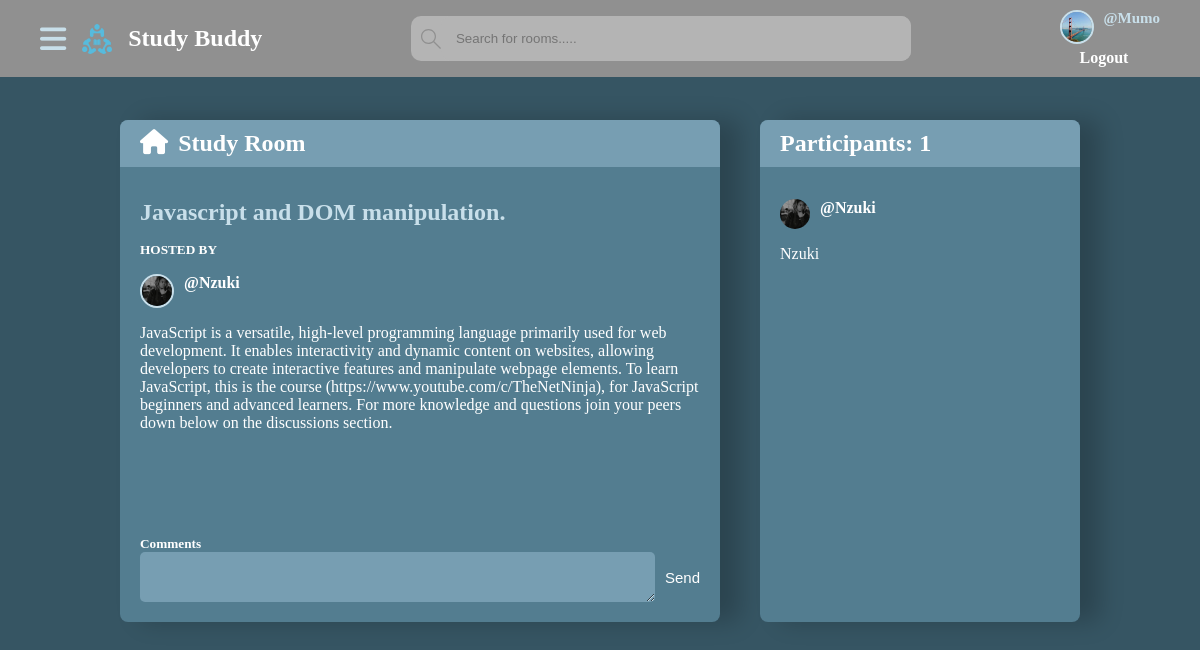
Screenshot of /studybud/2/ (signed in) with the database file from the repository.
### core/models.py (models this page shows, shortened)
class UserProfile(models.Model):
    user = models.OneToOneField(User, on_delete=models.CASCADE)
    profile_pic = models.ImageField(upload_to='profile_pic/')
    bio = models.CharField(max_length=1000)
    @property
    def image_url(self):
        if self.profile_pic:
            return self. profile_pic.url
        else:
            return 'static/images/images.png'

class Room(models.Model):
    host = models.ForeignKey(User, on_delete=models.CASCADE)
    topic = models.ForeignKey(Topic, on_delete=models.CASCADE)
    name = models.CharField(max_length=200)
    description = models.TextField()
    participants = models.ManyToManyField(User,
                                          related_name='participants',
                                          blank=True
                                          )
    created_at = models.DateTimeField(auto_now_add=True)
    updated_at = models.DateTimeField(auto_now=True)
    class Meta:
        ordering = ['-updated_at', '-created_at']

### core/views.py (the view, shortened to what this page needs)
# urls.py: path('<int:pk>/', views.room, name="room"),
@login_required(login_url='login')
def room(request, pk):
    user_profile = UserProfile.objects.get(user=request.user)
    form = ProfileForm(request.POST, request.FILES, instance=user_profile)
    topics = Topic.objects.all()
    topics_count = topics.count()
    the_room = Room.objects.get(pk=pk)
    room_messages = Message.objects.filter(room=the_room)
    participants = the_room.participants.all()
    context = {
        "the_room": the_room,
        "room_messages": room_messages,
        "participants": participants,
        "topics_count": topics_count,
        "topics": topics,
        "form": form,
    }
    return render(request, 'core/the room.html', context)

### core/forms.py
class ProfileForm(forms.ModelForm):
    class Meta:
        model = UserProfile
        fields = ['profile_pic', 'bio']
        widgets = {
            'profile_pic': forms.FileInput(attrs={'class': 'custom-file-input'}),
        }
        widgets = {
            'bio': forms.Textarea(attrs={'class': 'bio-textarea'}),
        }
    bio = forms.CharField(
        widget=forms.Textarea(attrs={'class': 'bio-textarea'}),
        error_messages={'required': ''}  # Set the error message to an empty string
    )
    profile_pic = forms.ImageField(
        widget=forms.FileInput(attrs={'class': 'custom-file-input'}),
        error_messages={'required': ''}  # Set the error message to an empty string
    )

### templates/core/the room.html (shortened to what this page needs)
<!DOCTYPE html>
{% extends 'core/base.html'%}
{% load static %}
    {% block content %}
     <section class="room-container">
         <div class="room__content">
             <div class="room__header">
                 <a href="{% url 'index' %}">
                     <i class="fa-solid fa-house"></i>
                 </a>
                 <h2>Study Room</h2>
             </div>
             <div class="room__host">
                 <h1>{{the_room.name}}</h1>
                 <h5>HOSTED BY</h5>
                 <a href="{% url 'profile' the_room.host.userprofile.user.id %}">
                      <img src="{% if the_room.host.userprofile.profile_pic %}{{ the_room.host.userprofile.image_url }}{% else %}{% static 'images/images.png' %}{% endif %}"/>
                     <p>@{{the_room.host}}</p>
                 </a>
                 <p>
                     {{the_room.description}}
                 </p>
             </div>
             <div class="room__messages">
             </div>
             <div class="comment-form">
                 <h5>Comments</h5>
                 {% if request.user.is_authenticated %}
                 <form method="POST" action="">
                    <textarea name="message" placeholder="Write your comment here....">
                    </textarea>
                     <button type="submit">Send</button>
                 </form>
                 {% endif %}
             </div>
         </div>
         <div class="room__participants">
             <h2>Participants: <span>{{participants.all.count}}</span></h2>
             <ul>
                 {% for user in participants %}
                 <li>
                     <a href="{% url 'profile' user.userprofile.user.id %}">
                             <img src="{% if user.userprofile.profile_pic %}{{ user.userprofile.image_url }}{% else %}{% static 'images/images.png' %}{% endif %}"/>
                             <p>@{{user.username}}</p>
                     </a>
                     <p>{{user.username}}</p>
                 </li>
                 {% endfor %}
             </ul>
         </div>
     </section>
    {% endblock content %}

### templates/core/base.html (shortened to what this page needs)
<!DOCTYPE html>
{% load static %}
<html lang="en">
<head>
    <link rel="stylesheet" href="{% static 'styles/base.css' %}"/>
    <link rel="stylesheet" href="{% static 'styles/index.css' %}"/>
    <link rel="stylesheet" href="{% static 'styles/profile.css' %}"/>
    <link rel="stylesheet" href="{% static 'styles/room.css' %}"/>
</head>
<body>
    <nav>
        <div class="nav-container">
            <div class="logo">
                 <i class="fa-solid fa-bars open-topics"></i>
                <a href="{% url 'index' %}">
                    <img src="{% static 'images/favicon.ico' %}"/>
                    <h1>Study Buddy</h1>
                </a>
            </div>
            <div class="search-bar">
                    <form method="GET" action="{% url 'index' %}" id="searchbar">
                        <label>
                          <input type="text" name="q" placeholder="Search for rooms....."/>
                        </label>
                    </form>
            </div>
            <div class="links">
                 {% if user.is_authenticated %}
                     <a class="profile-link" href="{% url 'profile' request.user.id %}">
                        <img src="{{ request.user.userprofile.image_url }}">
                        <p>@{{request.user.username}}</p>
                    </a>
                {% else %}
                     <a class="profile-link" href="#">
                        <img src="{% static 'images/images.png' %}">
                        <p>Guest</p>
                    </a>
                {% endif %}
                {% if user.is_authenticated %}
                 <a class="login" href="{% url 'logout' %}">
                    Logout
                </a>
                {% else %}
                <a class="login" href="{% url 'login' %}">
                    Login/Register
                </a>
                {% endif %}
            </div>
        </div>
    </nav>
    {% block content %}
    {% endblock content %}
</body>
</html>

### static/styles/base.css (style rules this page uses)
* { padding: 0; margin: 0; text-decoration: none; list-style: none; color: var(--text-color); }
:root { --text-color: #ffffff; --special-links: #636363; --links-hover: #c8dfea; --nav-background-color: #909090; --search-bar: #B4B4B4; --body-background-color: #365563; --link-background: #537d90; --hover-color: #779eb2; }
nav { background: var(--nav-background-color); position: fixed; top: 0; z-index: 9999; width: 100%; }
.nav-container { padding: 10px 40px; display: flex; align-items: center; justify-content: space-between; }
.nav-container img { width: 30px; height: 30px; }
.logo { display: flex; align-items: center; gap: 1rem; }
.logo a { display: flex; align-items: center; gap: 1rem; }
.logo i { color: var(--links-hover); font-size: 30px; cursor: pointer; }
.nav-container .links { display: flex; flex-direction: column; gap: 5px; }
.nav-container .links .profile-link { display: flex; gap: 10px; }
.nav-container .links .profile-link img { border-radius: 50%; border: 2px solid var(--links-hover); }
.nav-container .links .profile-link p { color: var(--links-hover); font-weight: 700; font-size: 15px; }
.nav-container .links .login { margin-left: 20px; font-weight: 700; transition: transform 0.3s ease, color 0.3s ease; }
.nav-container #searchbar { width: 500px; display: flex; align-items: center; border: none; background: var(--search-bar); border-radius: 10px; }
.nav-container #searchbar label { display: flex; align-items: center; width: 100%; }
.nav-container #searchbar label input { flex: 1; border: none; outline: none; padding: 15px; background-color: var(--search-bar); border-radius: 10px; margin-left: 0; }
.nav-container #searchbar label svg { width: 20px; height: 20px; fill: var(--nav-background-color); margin-right: 0; margin-left: 10px; }
body { background: var(--body-background-color); }

### static/styles/index.css (style rules this page uses)
* { padding: 0; margin: 0; text-decoration: none; list-style: none; color: var(--text-color); }
:root { --text-color: #ffffff; --special-links: #636363; --links-hover: #c8dfea; --nav-background-color: #909090; --search-bar: #B4B4B4; --body-background-color: #365563; --link-background: #537d90; --hover-color: #779eb2; }

### static/styles/profile.css (style rules this page uses)
* { padding: 0; margin: 0; text-decoration: none; list-style: none; color: var(--text-color); }
:root { --text-color: #ffffff; --special-links: #636363; --links-hover: #c8dfea; --nav-background-color: #909090; --search-bar: #B4B4B4; --body-background-color: #365563; --link-background: #537d90; --hover-color: #779eb2; }

### rows the page displays
Room: name "Javascript and DOM manipulation.", host.profile_pic (picture), host "Nzuki", description "JavaScript is a versatile, high-level programming language primarily used for web development. It enables interactivity and dynamic content on websites, allowing developers to create interactive features and manipulate webpage elements. To learn JavaScript, this is the course (https://www.youtube.com/c/TheNetNinja), for JavaScript beginners and advanced learners. For more knowledge and questions join your peers down below on the discussions section."

### other values shown
{{ request.user.username }} "Mumo"
{{ participants.all.count }} "1"
{{ user.username }} "Nzuki"
